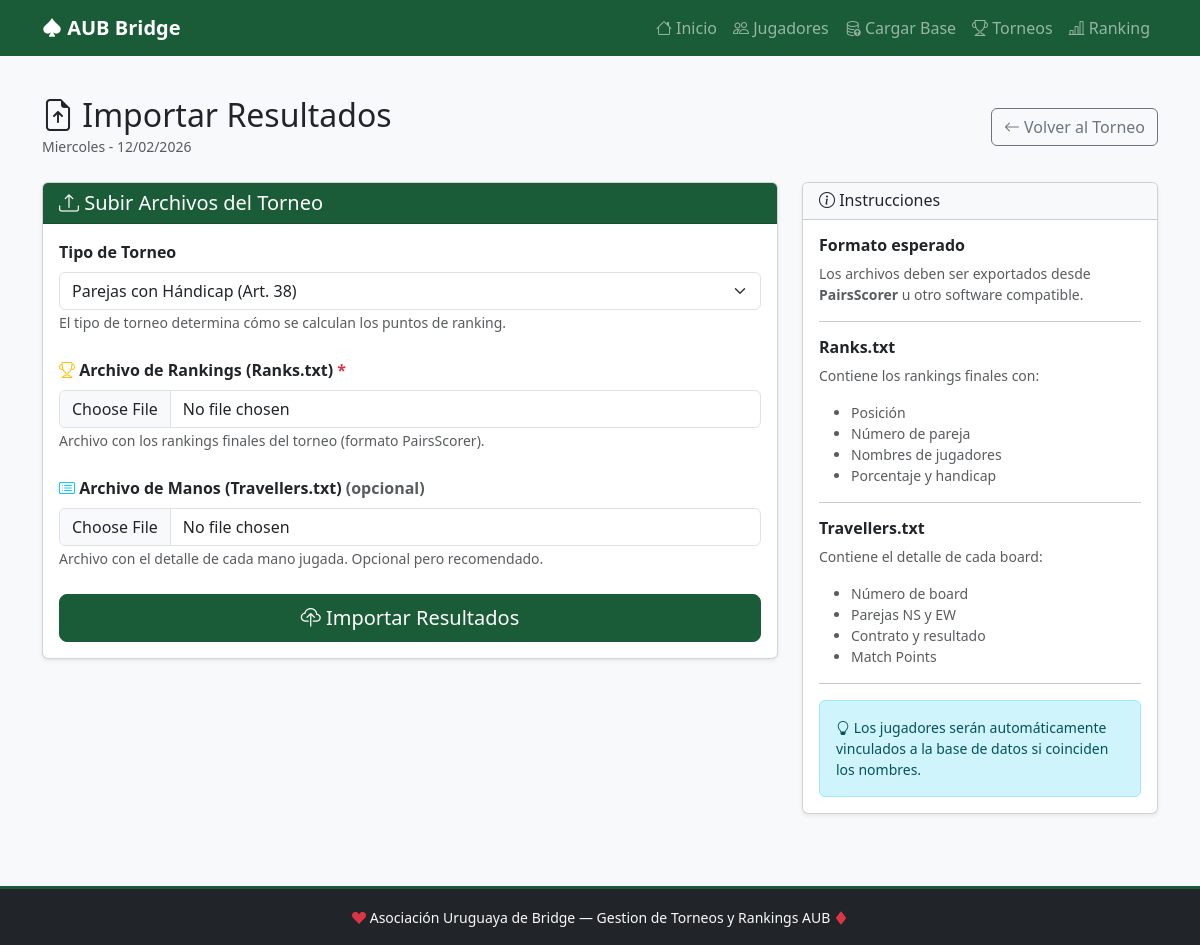
The app's page /torneo/5/importar-resultados/ with its own data.
### bridge/models.py (models this page shows, shortened)
class Torneo(models.Model):
    ESTADO_CHOICES = [
        ('configuracion', 'Configuración'),
        ('equilibrado', 'Equilibrado'),
    ]
    nombre = models.CharField(max_length=200)
    fecha = models.DateField(default=date.today)
    tipo = models.CharField(max_length=50, null=True, blank=True, default='handicap')
    estado = models.CharField(max_length=20, choices=ESTADO_CHOICES, default='configuracion')
    created_at = models.DateTimeField(auto_now_add=True)
    class Meta:
        db_table = 'torneos'
        ordering = ['-fecha']

### bridge/views.py (the view, shortened to what this page needs)
# urls.py: path('torneo/<int:id>/importar-resultados/', views.torneo_importar_resultados, name='torneo_importar_resultados'),
def torneo_importar_resultados(request, id):
    torneo = get_object_or_404(Torneo, id=id)
    if request.method == 'GET':
        return render(request, 'importar_resultados.html', {
            'torneo': torneo,
            'tipos_torneo': TIPOS_TORNEO,
        })

### templates/importar_resultados.html (shortened to what this page needs)
{% extends "base.html" %}
{% block content %}
<div class="d-flex justify-content-between align-items-center mb-4">
    <div>
        <h2 class="mb-0">
            <i class="bi bi-file-earmark-arrow-up"></i> Importar Resultados
        </h2>
        <small class="text-muted">{{ torneo.nombre }} - {{ torneo.fecha|date:"d/m/Y" }}</small>
    </div>
    <a href="{% url 'torneo_detalle' id=torneo.id %}" class="btn btn-outline-secondary">
        <i class="bi bi-arrow-left"></i> Volver al Torneo
    </a>
</div>
<div class="row">
    <div class="col-lg-8">
        <div class="card shadow-sm">
            <div class="card-header bg-bridge text-white">
                <h5 class="mb-0"><i class="bi bi-upload"></i> Subir Archivos del Torneo</h5>
            </div>
            <div class="card-body">
                <form method="post" enctype="multipart/form-data">
                    <div class="mb-4">
                        <label for="tipo_torneo" class="form-label fw-bold">Tipo de Torneo</label>
                        <select name="tipo_torneo" id="tipo_torneo" class="form-select">
                            {% for key, label in tipos_torneo.items %}
                                <option value="{{ key }}" {% if torneo.tipo == key %}selected{% endif %}>
                                    {{ label }}
                                </option>
                            {% endfor %}
                        </select>
                        <small class="text-muted">El tipo de torneo determina cómo se calculan los puntos de ranking.</small>
                    </div>
                    <div class="mb-4">
                        <label for="archivo_ranks" class="form-label fw-bold">
                            <i class="bi bi-trophy text-warning"></i> Archivo de Rankings (Ranks.txt)
                            <span class="text-danger">*</span>
                        </label>
                        <input type="file" name="archivo_ranks" id="archivo_ranks"
                               class="form-control" accept=".txt,.csv" required>
                        <small class="text-muted">
                            Archivo con los rankings finales del torneo (formato PairsScorer).
                        </small>
                    </div>
                    <div class="mb-4">
                        <label for="archivo_travellers" class="form-label fw-bold">
                            <i class="bi bi-card-list text-info"></i> Archivo de Manos (Travellers.txt)
                            <span class="text-muted">(opcional)</span>
                        </label>
                        <input type="file" name="archivo_travellers" id="archivo_travellers"
                               class="form-control" accept=".txt,.csv">
                        <small class="text-muted">
                            Archivo con el detalle de cada mano jugada. Opcional pero recomendado.
                        </small>
                    </div>
                    <div class="d-grid gap-2">
                        <button type="submit" class="btn btn-bridge btn-lg">
                            <i class="bi bi-cloud-upload"></i> Importar Resultados
                        </button>
                    </div>
                </form>
            </div>
        </div>
    </div>
    <div class="col-lg-4">
        <div class="card shadow-sm">
            <div class="card-header bg-light">
                <h6 class="mb-0"><i class="bi bi-info-circle"></i> Instrucciones</h6>
            </div>
            <div class="card-body">
                <h6 class="fw-bold">Formato esperado</h6>
                <p class="small text-muted">
                    Los archivos deben ser exportados desde <strong>PairsScorer</strong> u otro software compatible.
                </p>
                <hr>
                <h6 class="fw-bold">Ranks.txt</h6>
                <p class="small text-muted">
                    Contiene los rankings finales con:
                </p>
                <ul class="small text-muted">
                    <li>Posición</li>
                    <li>Número de pareja</li>
                    <li>Nombres de jugadores</li>
                    <li>Porcentaje y handicap</li>
                </ul>
                <hr>
                <h6 class="fw-bold">Travellers.txt</h6>
                <p class="small text-muted">
                    Contiene el detalle de cada board:
                </p>
                <ul class="small text-muted">
                    <li>Número de board</li>
                    <li>Parejas NS y EW</li>
                    <li>Contrato y resultado</li>
                    <li>Match Points</li>
                </ul>
                <hr>
                <div class="alert alert-info small mb-0">
                    <i class="bi bi-lightbulb"></i>
                    Los jugadores serán automáticamente vinculados a la base de datos si coinciden los nombres.
                </div>
            </div>
        </div>
    </div>
</div>
{% endblock %}

### static/css/style.css (style rules this page uses)
:root { --bridge-green: #1a5c38; --bridge-green-light: #237a4b; --bridge-green-dark: #12432a; --ns-color: #2563eb; --eo-color: #dc2626; }
.bg-bridge { background-color: var(--bridge-green) !important; }
.btn-bridge { background-color: var(--bridge-green); border-color: var(--bridge-green); color: #fff; }
.card { transition: transform 0.15s ease; }
body { background-color: #f8f9fa; min-height: 100vh; display: flex; flex-direction: column; }

### records on screen
Torneo: nombre "Miercoles", fecha "12/02/2026", tipo_torneo "Parejas con Hándicap (Art. 38)"
